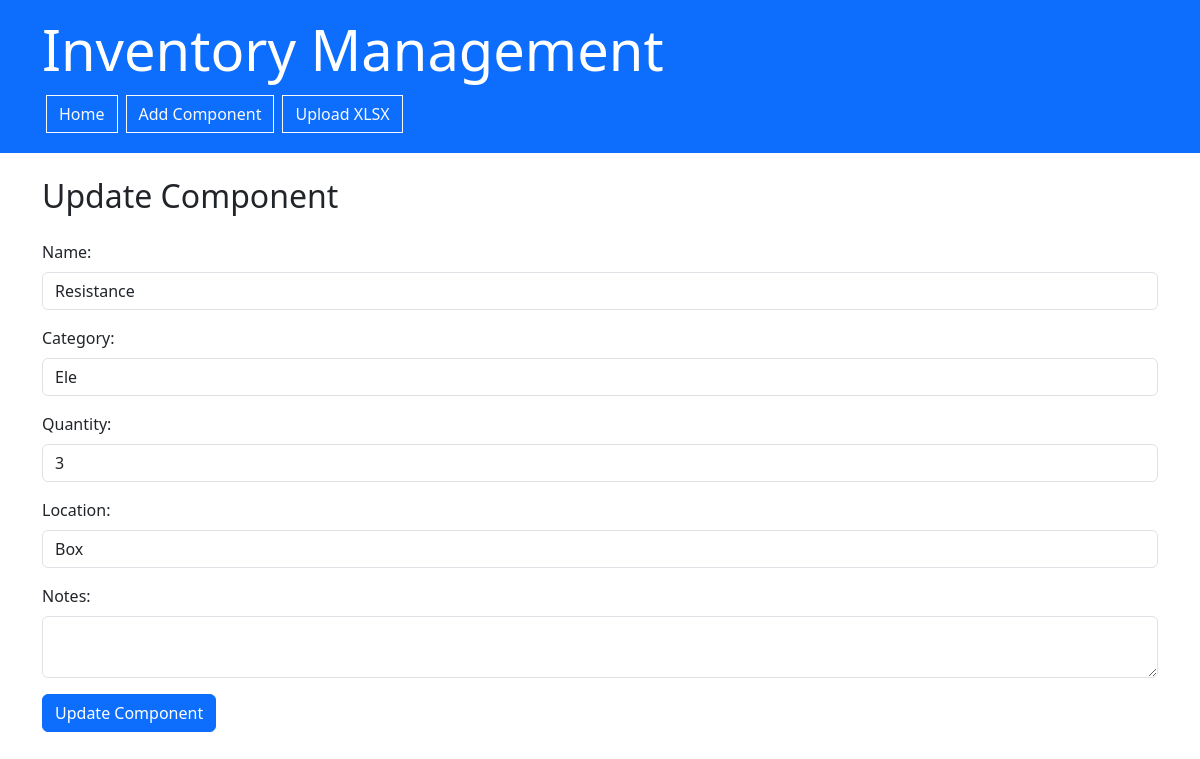
Screenshot of /update/1 with the database file from the repository.
### app.py (models this page shows, shortened)
class Component(db.Model):
    id = db.Column(db.Integer, primary_key=True)
    name = db.Column(db.String(100), nullable=False)
    category = db.Column(db.String(100), nullable=False)
    quantity = db.Column(db.Integer, nullable=False)
    location = db.Column(db.String(100), nullable=False)
    date_added = db.Column(db.DateTime, default=datetime.utcnow)
    date_removed = db.Column(db.DateTime, nullable=True)
    notes = db.Column(db.String(200), nullable=True)
    out = db.Column(db.Integer, nullable=True, default=0)

### app.py (the view, shortened to what this page needs)
@app.route('/update/<int:id>', methods=['GET', 'POST'])
def update(id):
    component = Component.query.get_or_404(id)
    return render_template('update.html', component=component)

### templates/update.html (shortened to what this page needs)
{% extends 'base.html' %}
{% block content %}
<h2 class="my-4">Update Component</h2>
<form method="POST" class="needs-validation" novalidate>
    <div class="mb-3">
        <label for="name" class="form-label">Name:</label>
        <input type="text" class="form-control" id="name" name="name" value="{{ component.name }}" required>
    </div>
    <div class="mb-3">
        <label for="category" class="form-label">Category:</label>
        <input type="text" class="form-control" id="category" name="category" value="{{ component.category }}" required>
    </div>
    <div class="mb-3">
        <label for="quantity" class="form-label">Quantity:</label>
        <input type="number" class="form-control" id="quantity" name="quantity" value="{{ component.quantity }}" required>
    </div>
    <div class="mb-3">
        <label for="location" class="form-label">Location:</label>
        <input type="text" class="form-control" id="location" name="location" value="{{ component.location }}" required>
    </div>
    <div class="mb-3">
        <label for="notes" class="form-label">Notes:</label>
        <textarea class="form-control" id="notes" name="notes">{{ component.notes }}</textarea>
    </div>
    <button type="submit" class="btn btn-primary">Update Component</button>
</form>
{% endblock %}

### rows the page displays
Component: name "Resistance", category "Ele", quantity "3", location "Box"
